Frame 1 (no input): blank canvas, image omitted
Frame 60 (the mouse pressed at the canvas centre just before this capture): blank canvas, image omitted
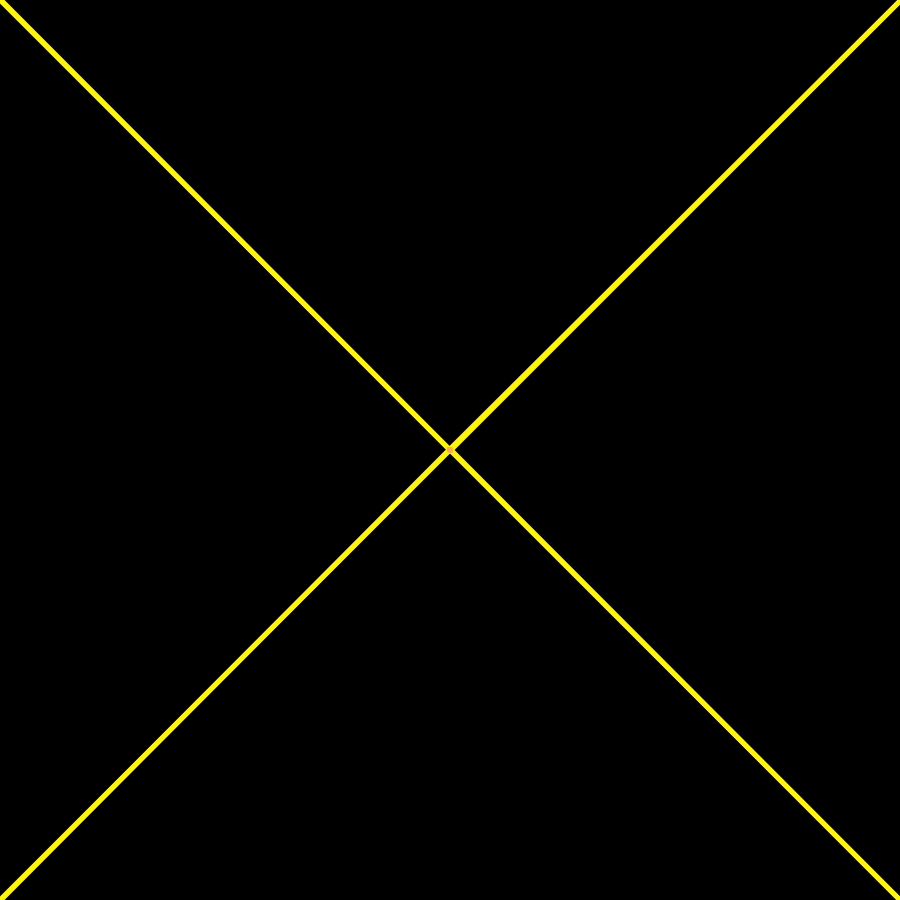
Frame 120 (the mouse held since frame 60 and released just before this capture)

The Processing sketch whose frames 1 and 60 were blank and that drew this single picture after the mouse press (run headless with seeded random() and noise(); from frame 60 on, the mouse is pressed at the canvas centre):

// Processing sketch: snowflake
// ── snowflake.pde
float lastMouseX = 0.0;
float lastMouseY = 0.0;
int color_2 = 255;
int color_3 = 0;
int color_change = 10;

void setup() {
    size(900, 900);
    background(0, 0, 0);
    frameRate(60);
    strokeWeight(5);
    
}

void draw() {
  if(mousePressed == true) {
    if(color_2 <= 0 || color_2 >= 255) {
      color_change *= -1;
    }
    color_2 += color_change;
    color_3 -= color_change;
    stroke(255, color_2, color_3);
    
    
    drawLine();
    pushMatrix();
    translate(width, 0);
    scale(-1,1);
    drawLine();
    popMatrix();
    
    
    pushMatrix();
    translate(width, 0);
    rotate(HALF_PI);
    drawLine();
    translate(0, height);
    scale(1, -1);
    drawLine();
    popMatrix();
    
    pushMatrix();
    translate(width, height);
    rotate(PI);
    drawLine();
    translate(width, 0);
    scale(-1, 1);
    drawLine();
    popMatrix();
    
    pushMatrix();
    translate(0, height);
    rotate( -HALF_PI);
    drawLine();
    translate(0, height);
    scale(1, -1);
    drawLine();
    popMatrix();
  }
    lastMouseX = mouseX;
    lastMouseY = mouseY;
}

void drawLine() {
    line(lastMouseX, lastMouseY, mouseX, mouseY);
}
